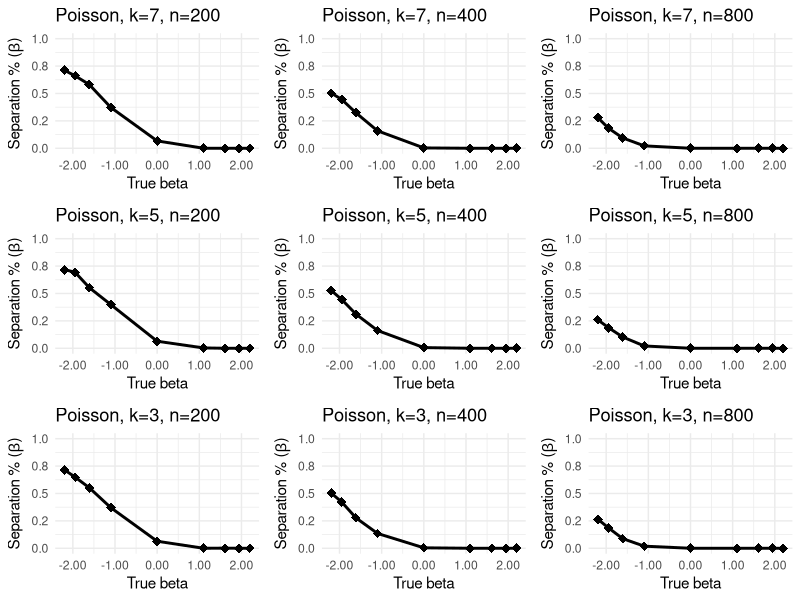

Generate this figure with R:
library(ggplot2)
library(gridExtra)

# Function to format y-axis labels
formatYLabels <- function(x) {
     sprintf("%.1f", x)
}

# Create a custom plot function
custom_plot_ggplot <- function(x, y, title) {
     p <- ggplot() +
          geom_line(aes(x, y), color = "black", size = 1) +
          geom_point(aes(x, y), color = "black", shape = 18, size = 3) +
          labs(x = "True beta", y = expression(paste("Separation % (", beta, ")"))) +
          scale_x_continuous(labels = scales::number_format(accuracy = 0.01)) +
          scale_y_continuous(limits = c(0, 1),
                             labels = formatYLabels) +
          theme_minimal() +
          theme(legend.position = "top", legend.key.width = unit(0.5, "cm")) +
          ggtitle(title)
     return(p)
}

# The number of Separation
x <- c(-log(9), -log(7), -log(5), -log(3), 0, log(3), log(5), log(7), log(9))

# n=200, k=7
sep.200.k7 <- c(711,661,581,372,67,0,0,0,0) / 1000

# n=400, k=7
sep.400.k7 <- c(503,445,323,159,3,0,0,0,0 ) / 1000

# n=800, k=7
sep.800.k7 <- c(279,183,94,22,0,0,0,0,0 ) / 1000



# n=200, k=5
sep.200.k5 <- c(718,693,553,398,64,3,0,0,0 ) / 1000

# n=400, k=5
sep.400.k5 <- c(528,444,311,162,6,0,0,0,0) / 1000

# n=800, k=5
sep.800.k5 <- c(259,188,103,21,0,0,0,0,0 ) / 1000


# n=200, k=3
sep.200.k3 <- c(715,649,552,370,64,0,1,0,0 ) / 1000

# n=400, k=3
sep.400.k3 <- c(504,421,277,135,4,0,0,0,0) / 1000

# n=800, k=3
sep.800.k3 <- c(265,186,88,19,0,0,0,0,0 ) / 1000



# Create the individual plots using custom_plot_ggplot
plot_1 <- custom_plot_ggplot(x, sep.200.k7, "Poisson, k=7, n=200")
plot_2 <- custom_plot_ggplot(x, sep.400.k7, "Poisson, k=7, n=400")
plot_3 <- custom_plot_ggplot(x, sep.800.k7, "Poisson, k=7, n=800")

plot_4 <- custom_plot_ggplot(x, sep.200.k5, "Poisson, k=5, n=200")
plot_5 <- custom_plot_ggplot(x, sep.400.k5, "Poisson, k=5, n=400")
plot_6 <- custom_plot_ggplot(x, sep.800.k5, "Poisson, k=5, n=800")

plot_7 <- custom_plot_ggplot(x, sep.200.k3, "Poisson, k=3, n=200")
plot_8 <- custom_plot_ggplot(x, sep.400.k3, "Poisson, k=3, n=400")
plot_9 <- custom_plot_ggplot(x, sep.800.k3, "Poisson, k=3, n=800")

# Arrange the plots using grid.arrange
grid_arrange <- grid.arrange(plot_1, plot_2, plot_3, plot_4, plot_5, plot_6,
                             plot_7, plot_8, plot_9, ncol = 3)

# Display the combined plot
print(grid_arrange)
